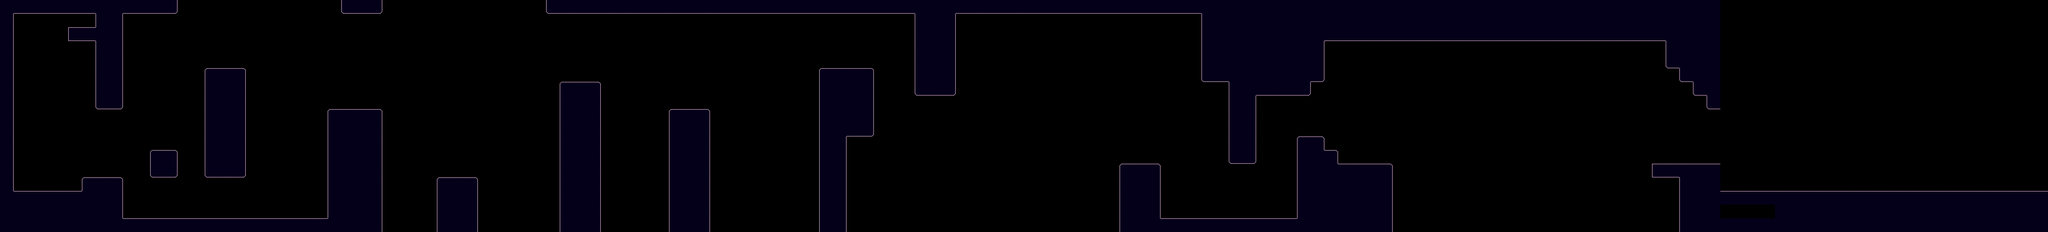

Rendered tile map (Tiled .tmx) drawn with the repository's tilesets; below, a short description and the map source with its tile grids summarised:
An orthogonal 150x17 tile map with 64x64 px tiles, 1 tile layer (walls), 5 tilesets and 63 objects (14x Weighted Platform, 12x Platform, 9x Beehive, 8x Moving Platform, 5x Checkpoint, ...).

<map version="1.10" tiledversion="1.10.2" orientation="orthogonal" renderorder="right-down" width="150" height="17" tilewidth="64" tileheight="64" infinite="0" nextlayerid="20" nextobjectid="819">
 <editorsettings>
  <export target="../levelsJson/ImprovedBeeLevel.tmj" format="json" />
 </editorsettings>
 <tileset firstgid="1" source="Images.tsx" />
 <tileset firstgid="75" source="platforms.tsx" />
 <tileset firstgid="153" source="walls.tsx" />
 <tileset firstgid="165" source="Backgrounds.tsx" />
 <tileset firstgid="171" source="rabbeatTileset.tsx" />
 <objectgroup id="2" name="background" locked="1">
  <object id="536" name="0" gid="57" x="3039" y="757" width="130" height="130">
   <properties>
    <property name="num" type="int" value="0" />
   </properties>
  </object>
  <object id="690" gid="168" x="0" y="1088" width="9696" height="1088" />
 </objectgroup>
 <objectgroup id="18" name="backgroundArt" />
 <objectgroup id="16" name="movingPlatforms">
  <object id="692" type="Moving Platform" gid="140" x="2496" y="800" width="192" height="32">
   <properties>
    <property name="moveTime" type="int" value="1" />
    <property name="pos" type="int" value="1" />
    <property name="totalPos" type="int" value="2" />
    <property name="waitTime" type="int" value="1" />
   </properties>
  </object>
  <object id="698" type="Moving Platform" gid="140" x="2496" y="544" width="192" height="32">
   <properties>
    <property name="moveTime" type="int" value="1" />
    <property name="pos" type="int" value="0" />
    <property name="totalPos" type="int" value="2" />
   </properties>
  </object>
  <object id="699" type="Moving Platform" gid="140" x="2816" y="416" width="192" height="32">
   <properties>
    <property name="moveTime" type="int" value="1" />
    <property name="num" type="int" value="1" />
    <property name="pos" type="int" value="1" />
    <property name="totalPos" type="int" value="2" />
    <property name="waitTime" type="int" value="1" />
   </properties>
  </object>
  <object id="700" type="Moving Platform" gid="140" x="2816" y="672" width="192" height="32">
   <properties>
    <property name="moveTime" type="int" value="1" />
    <property name="num" type="int" value="1" />
    <property name="pos" type="int" value="0" />
    <property name="totalPos" type="int" value="2" />
   </properties>
  </object>
  <object id="711" type="Moving Platform" gid="140" x="3392" y="416" width="192" height="32">
   <properties>
    <property name="moveTime" type="int" value="1" />
    <property name="num" type="int" value="2" />
    <property name="pos" type="int" value="1" />
    <property name="totalPos" type="int" value="2" />
   </properties>
  </object>
  <object id="712" type="Moving Platform" gid="140" x="3392" y="672" width="192" height="32">
   <properties>
    <property name="moveTime" type="int" value="1" />
    <property name="num" type="int" value="2" />
    <property name="pos" type="int" value="0" />
    <property name="totalPos" type="int" value="2" />
   </properties>
  </object>
  <object id="780" type="Moving Platform" gid="140" x="5887.59" y="1021.42" width="192" height="32">
   <properties>
    <property name="moveTime" type="int" value="1" />
    <property name="num" type="int" value="3" />
    <property name="pos" type="int" value="0" />
    <property name="totalPos" type="int" value="2" />
    <property name="waitTime" type="int" value="1" />
   </properties>
  </object>
  <object id="782" type="Moving Platform" gid="140" x="5887.84" y="672.258" width="192" height="32">
   <properties>
    <property name="moveTime" type="int" value="1" />
    <property name="num" type="int" value="3" />
    <property name="pos" type="int" value="1" />
    <property name="totalPos" type="int" value="2" />
    <property name="waitTime" type="int" value="1" />
   </properties>
  </object>
 </objectgroup>
 <objectgroup id="13" name="platforms">
  <object id="707" gid="135" x="4096" y="800" width="192" height="32" />
  <object id="716" gid="131" x="2160" y="864" width="128" height="32">
   <properties>
    <property name="align" value="mid" />
   </properties>
  </object>
  <object id="717" gid="130" x="3792" y="352" width="128" height="32">
   <properties>
    <property name="align" value="left" />
   </properties>
  </object>
  <object id="777" gid="135" x="7512" y="930" width="192" height="32" />
  <object id="785" type="Platform" gid="132" x="512" y="512" width="128" height="32" />
  <object id="787" type="Platform" gid="132" x="128" y="288" width="128" height="32" />
  <object id="788" type="Platform" gid="131" x="0" y="288" width="128" height="32">
   <properties>
    <property name="align" value="center" />
   </properties>
  </object>
  <object id="789" type="Platform" gid="131" x="400" y="384" width="128" height="32">
   <properties>
    <property name="align" value="center" />
   </properties>
  </object>
  <object id="790" type="Platform" gid="130" x="304" y="384" width="128" height="32">
   <properties>
    <property name="align" value="left" />
   </properties>
  </object>
  <object id="797" type="Platform" gid="132" x="1792" y="544" width="128" height="32" />
  <object id="798" type="Platform" gid="131" x="1648" y="544" width="128" height="32">
   <properties>
    <property name="align" value="center" />
   </properties>
  </object>
  <object id="801" type="Platform" gid="132" x="2192" y="864" width="128" height="32" />
  <object id="802" type="Platform" gid="130" x="3712" y="352" width="128" height="32">
   <properties>
    <property name="align" value="left" />
   </properties>
  </object>
  <object id="803" type="laser" gid="137" x="9552" y="480" width="32" height="64">
   <properties>
    <property name="align" value="middle" />
   </properties>
  </object>
  <object id="804" type="laser" gid="137" x="9552" y="416" width="32" height="64">
   <properties>
    <property name="align" value="middle" />
   </properties>
  </object>
  <object id="805" type="laser" gid="137" x="9552" y="544" width="32" height="64">
   <properties>
    <property name="align" value="middle" />
   </properties>
  </object>
  <object id="806" type="Platform" gid="130" x="896" y="448" width="128" height="32">
   <properties>
    <property name="align" value="left" />
   </properties>
  </object>
  <object id="808" gid="135" x="4288" y="800" width="192" height="32" />
  <object id="809" gid="135" x="4480" y="800" width="192" height="32" />
  <object id="810" gid="135" x="4672" y="800" width="192" height="32" />
  <object id="811" gid="135" x="4864" y="800" width="192" height="32" />
  <object id="812" gid="135" x="5056" y="800" width="192" height="32" />
  <object id="817" type="Platform" gid="132" x="1152" y="544" width="128" height="32" />
  <object id="818" type="Platform" gid="130" x="1456" y="544" width="128" height="32">
   <properties>
    <property name="align" value="left" />
   </properties>
  </object>
 </objectgroup>
 <layer id="1" name="walls" width="150" height="17">
  <data>[2550 cells, 647 non-empty, 11 distinct tile ids]</data>
 </layer>
 <objectgroup id="10" name="weightedPlatforms">
  <!-- 14 objects omitted --></objectgroup>
 <objectgroup id="7" name="enemies">
  <!-- 9 objects omitted --></objectgroup>
 <objectgroup id="8" name="checkpoints">
  <!-- 4 objects omitted --></objectgroup>
 <objectgroup id="6" name="player">
  <!-- 1 objects omitted --></objectgroup>
 <objectgroup id="9" name="goal">
  <!-- 1 objects omitted --></objectgroup>
 <objectgroup id="12" name="foregroundArt" class="bigwire" />
</map>
<!-- 29 of 63 objects omitted -->
